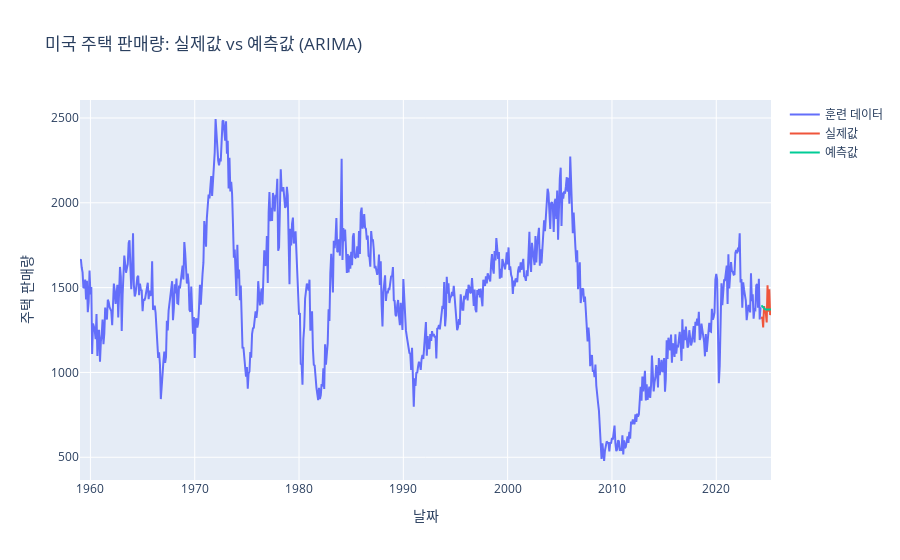

The notebook cell saved with this chart:
### Code cell
# 결과 시각화
fig = go.Figure()
fig.add_trace(go.Scatter(x=train_housing.index, y=train_housing, mode='lines', name='훈련 데이터'))
fig.add_trace(go.Scatter(x=test_housing.index, y=test_housing, mode='lines', name='실제값'))
fig.add_trace(go.Scatter(x=test_housing.index, y=forecast_housing, mode='lines', name='예측값'))
fig.update_layout(title='미국 주택 판매량: 실제값 vs 예측값 (ARIMA)', xaxis_title='날짜', yaxis_title='주택 판매량')
fig.show()

### Figure 1 — Plotly figure (JSON) as saved in the notebook; plotly's stock layout.template omitted (floating-point values rounded to 4 significant figures; data arrays with more than 128 entries replaced by an {"elided": "..."} marker saying what was removed)
{"data": [{"mode": "lines", "name": "훈련 데이터", "type": "scatter", "x": {"elided": "784 str values"}, "y": {"elided": "784 int values"}}, {"mode": "lines", "name": "실제값", "type": "scatter", "x": ["2024-05-01T00:00:00", "2024-06-01T00:00:00", "2024-07-01T00:00:00", "2024-08-01T00:00:00", "2024-09-01T00:00:00", "2024-10-01T00:00:00", "2024-11-01T00:00:00", "2024-12-01T00:00:00", "2025-01-01T00:00:00", "2025-02-01T00:00:00", "2025-03-01T00:00:00", "2025-04-01T00:00:00"], "y": [1316, 1327, 1265, 1391, 1357, 1352, 1295, 1514, 1358, 1490, 1339, 1361]}, {"mode": "lines", "name": "예측값", "type": "scatter", "x": ["2024-05-01T00:00:00", "2024-06-01T00:00:00", "2024-07-01T00:00:00", "2024-08-01T00:00:00", "2024-09-01T00:00:00", "2024-10-01T00:00:00", "2024-11-01T00:00:00", "2024-12-01T00:00:00", "2025-01-01T00:00:00", "2025-02-01T00:00:00", "2025-03-01T00:00:00", "2025-04-01T00:00:00"], "y": [1396.0, 1389.0, 1381.0, 1376.0, 1373.0, 1372.0, 1371.0, 1371.0, 1371.0, 1371.0, 1371.0, 1371.0]}], "layout": {"title": {"text": "미국 주택 판매량: 실제값 vs 예측값 (ARIMA)"}, "xaxis": {"title": {"text": "날짜"}}, "yaxis": {"title": {"text": "주택 판매량"}}}}
